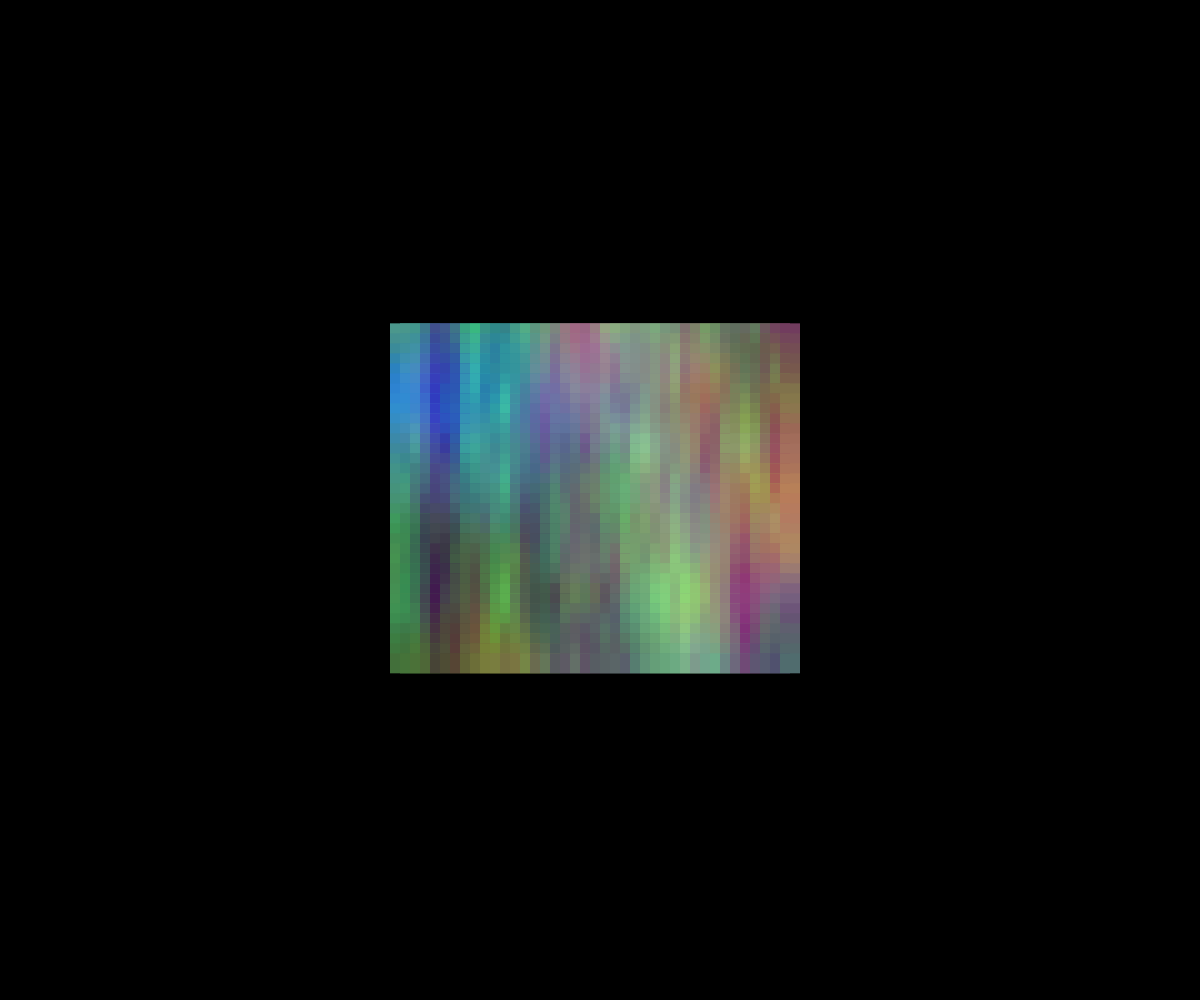
Frame 1 (no input)
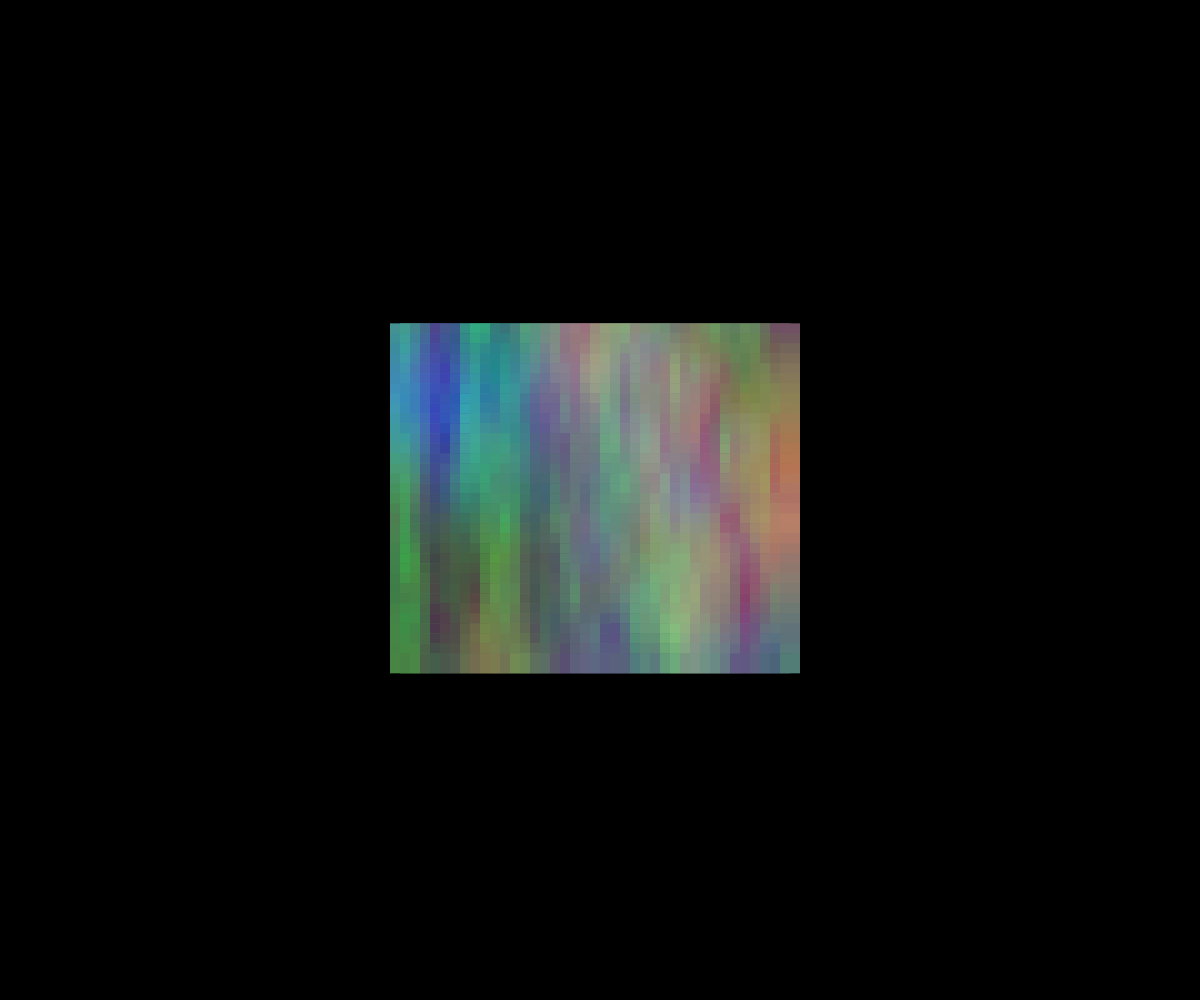
Frame 60 (no input)
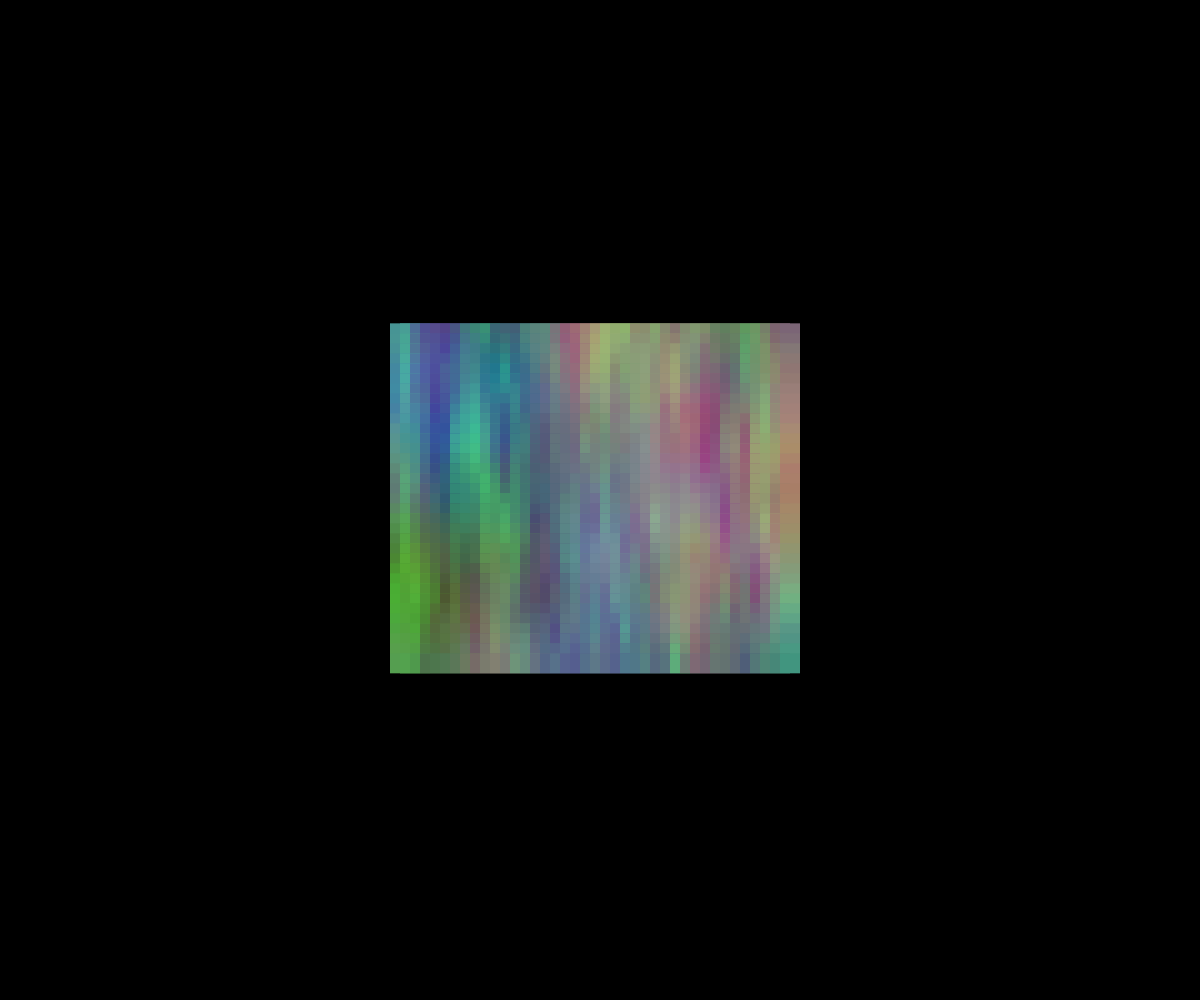
Frame 120 (the mouse pressed at the canvas centre since frame 60)

The p5.js sketch that drew these frames (run headless with seeded random() and noise() and a simulated clock; from frame 60 on, the mouse is pressed at the canvas centre):

// p5.js sketch
// ── sketch.js
const spacing = 10;

function setup() {
  createCanvas(windowWidth, windowHeight);
  noStroke();
  rectMode(CENTER);
}

function draw() {
  background(0);
  for (let y = height / 3; y < 2 * height / 3; y += spacing) {
    for (let x = width / 3; x < 2 * width / 3; x += spacing) {
      fill(
        noise(y / 250, frameCount / 500, x / 100) * 255,
        noise(x / 34, frameCount / 250, y / 150) * 255,
        noise(frameCount / 300, x / 200, y / 200) * 255
      );
      rect(x, y, spacing * 2, spacing * 2);
    }
  }
}

function windowResized() {
  resizeCanvas(windowWidth, windowHeight);
}
